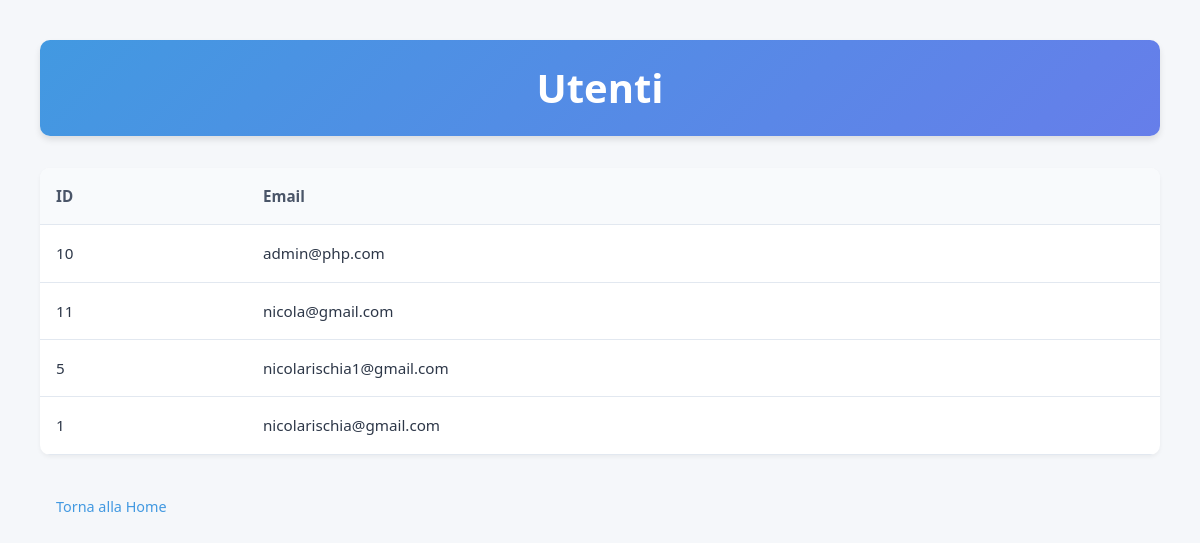
/tabelle_visualizza/visualizza_utenti.php (signed in), run on the app's committed database.
### tables this page shows
CREATE TABLE IF NOT EXISTS `utenti` (
  `id` int(11) NOT NULL AUTO_INCREMENT,
  `email` varchar(60) DEFAULT NULL,
  `password` varchar(255) DEFAULT NULL,
  PRIMARY KEY (`id`),
  UNIQUE KEY `email` (`email`)
);

### tabelle_visualizza/visualizza_utenti.php (the view, shortened to what this page needs)
<?php
include("../auth.php");
try {
    $stmt = $pdo->query("SELECT * FROM utenti ORDER BY email");
    $utenti = $stmt->fetchAll();
} catch (PDOException $e) {
    $error = "Errore nel recupero dei dati: " . $e->getMessage();
}
?>
<!DOCTYPE html>
<html lang="it">
<head>
    <link rel="stylesheet" href="../css/style.css">
</head>
<body>
    <div class="container">
        <h1>Utenti</h1>
        <div class="table-container">
            <table>
                <thead>
                    <tr>
                        <th>ID</th>
                        <th>Email</th>
                    </tr>
                </thead>
                <tbody>
                    <?php if (isset($utenti) && !empty($utenti)): ?>
                        <?php foreach ($utenti as $utente): ?>
                            <tr>
                                <td><?php echo htmlspecialchars($utente['id']); ?></td>
                                <td><?php echo htmlspecialchars($utente['email']); ?></td>
                            </tr>
                        <?php endforeach; ?>
                    <?php else: ?>
                        <tr>
                            <td colspan="2">Nessun utente trovato</td>
                        </tr>
                    <?php endif; ?>
                </tbody>
            </table>
        </div>
        <div class="button-container">
            <a href="../index.php" class="btn btn-secondary">Torna alla Home</a>
        </div>
    </div>
</body>
</html>

### css/style.css (style rules this page uses)
* { margin: 0; padding: 0; box-sizing: border-box; }
body { font-family: 'Segoe UI', Tahoma, Geneva, Verdana, sans-serif; line-height: 1.6; background-color: #f5f7fa; color: #2d3748; padding: 20px; }
h1 { color: #2d3748; font-size: 2.5rem; margin-bottom: 1.5rem; text-align: center; padding: 1rem; background: linear-gradient(135deg, #4299e1, #667eea); color: white; border-radius: 10px; box-shadow: 0 4px 6px rgba(0, 0, 0, 0.1); }
a { text-decoration: none; color: #4299e1; font-weight: 500; padding: 8px 12px; border-radius: 6px; transition: all 0.2s ease; display: inline-block; }
@media (min-width: 768px) { body { max-width: 1200px; margin: 0 auto; padding: 40px; } }
.table-container { background: white; border-radius: 10px; box-shadow: 0 2px 4px rgba(0, 0, 0, 0.05); margin: 2rem 0; overflow-x: auto; }
table { width: 100%; border-collapse: collapse; font-size: 0.95rem; }
th, td { padding: 1rem; text-align: left; border-bottom: 1px solid #e2e8f0; }
th { background-color: #f8fafc; font-weight: 600; color: #4a5568; }
.btn { padding: 0.5rem 1rem; border-radius: 6px; font-weight: 500; text-decoration: none; transition: all 0.2s ease; cursor: pointer; border: none; font-size: 0.9rem; }

### data on the page
utenti: id "10", email "admin@php.com"
utenti: id "11", email "nicola@gmail.com"
utenti: id "5", email "nicolarischia1@gmail.com"
utenti: id "1", email "nicolarischia@gmail.com"
